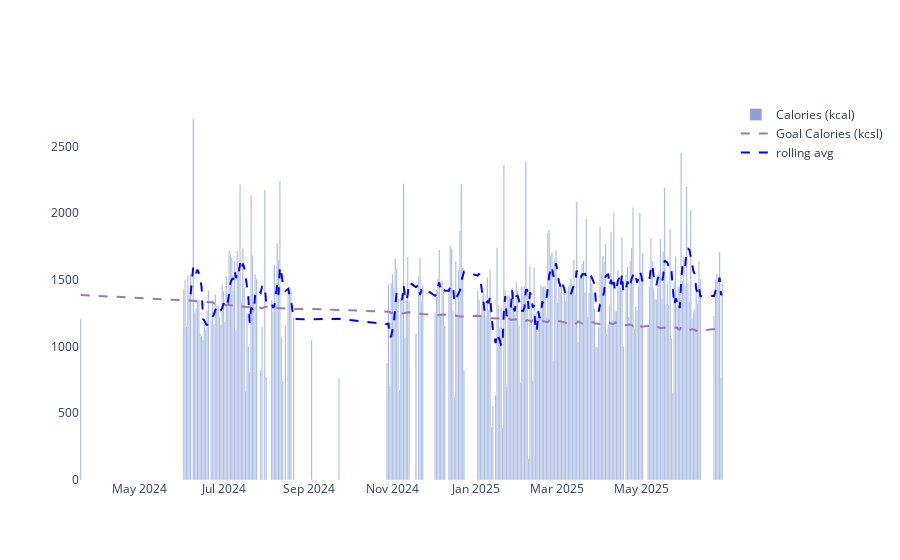

Notebook cell for this chart:
### Code cell
df_daily['Date'] = pd.to_datetime(df_daily['Date'],format='%Y-%m-%d')
weight_df['Date'] = pd.to_datetime(weight_df['Date'],format='%Y-%m-%d')

joined_df = pd.merge(df_daily, weight_df, on='Date',how='left')
# joined_df['calorie_deficit'] = joined_df['bmr'] - joined_df['Calories']
# joined_df['cumulative_deficit'] = (joined_df['calorie_deficit'] * -1).cumsum()
joined_df['Calories weekly rolling'] = joined_df['Calories'].rolling(window=7).mean()


fig = go.Figure()

joined_df['Calorie goal'] = joined_df['bmr'] - 300

x_data = joined_df['Date']
y_data = joined_df['Calories']
y2_data = joined_df['Calorie goal']
y3_data = joined_df['Calories weekly rolling']

fig.add_trace(go.Bar(x=x_data, y=y_data, name='Calories (kcal)', marker=dict(color='#8CA0D7')))
fig.add_trace(go.Scatter(x=x_data, y=y2_data, name='Goal Calories (kcsl)', line=dict(color='#9D79BC',width=2,dash='dash')))
fig.add_trace(go.Scatter(x=x_data, y=y3_data, name='rolling avg', line=dict(color='blue',width=2,dash='dash')))
fig.update_layout(plot_bgcolor='white',paper_bgcolor='white')
fig.show()

### Figure 1 — Plotly figure (JSON) as saved in the notebook; plotly's stock layout.template omitted (floating-point values rounded to 4 significant figures; data arrays with more than 128 entries replaced by an {"elided": "..."} marker saying what was removed)
{"data": [{"marker": {"color": "#8CA0D7"}, "name": "Calories (kcal)", "type": "bar", "x": {"elided": "280 str values"}, "y": {"elided": "280 float values"}}, {"line": {"color": "#9D79BC", "dash": "dash", "width": 2}, "name": "Goal Calories (kcsl)", "type": "scatter", "x": {"elided": "280 str values"}, "y": {"elided": "280 float values"}}, {"line": {"color": "blue", "dash": "dash", "width": 2}, "name": "rolling avg", "type": "scatter", "x": {"elided": "280 str values"}, "y": {"elided": "280 float values"}}], "layout": {"paper_bgcolor": "white", "plot_bgcolor": "white"}}
